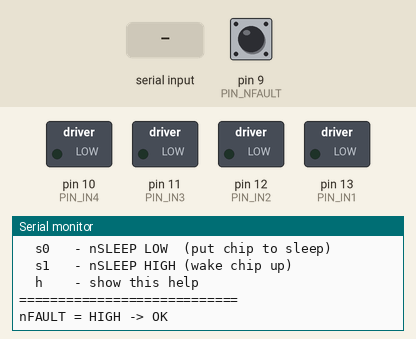
The sketch below on a simulated Arduino Uno, built with avr-gcc and run on an emulated ATmega328P. Parts: switched loads named in the sketch (green lamp = pin HIGH), the last lines printed to the serial monitor. The test bench sets the inputs (shaded band); at power-on: pin 9 (PIN_NFAULT) HIGH. Pins used as bus, display or sensor lines are not drawn.

Above: at 1.5 s.
1.6 s: "rev\n" received over Serial
At 2.5 s:
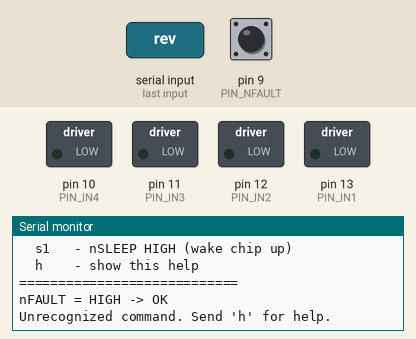
3.1 s: "x90\n" received over Serial
At 3.7 s:
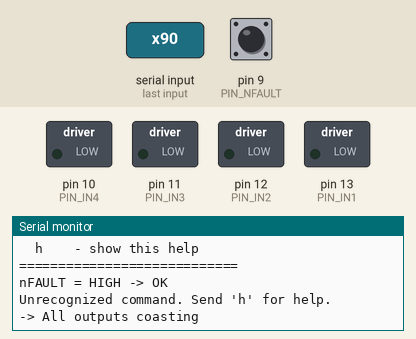
4.6 s: "a90\n" received over Serial
At 6.1 s:
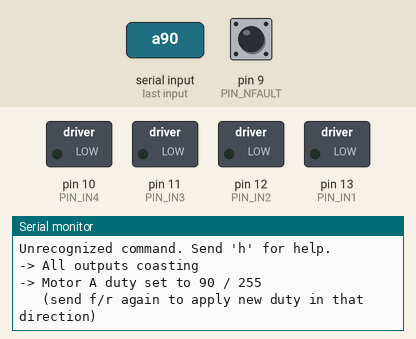

The sketch:

drv8833_motor_testing.ino
```cpp
/*
 * Controlling Car via DRV8833
 * -------------------------------------------
 *
 * Truth table per H-bridge (A: IN1/IN2/OUT1/OUT2, same for B):
 *   IN1  IN2  | OUT1  OUT2  | Function
 *   ---------------------------------
 *    0    0   |  Hi-Z  Hi-Z | Coast (outputs floating — undefined/
 *                              noisy multimeter reading is normal)
 *    1    0   |   H    L    | Forward (duty-cycle on IN1 sets speed)
 *    0    1   |   L    H    | Reverse (duty-cycle on IN2 sets speed)
 *    1    1   |   L    L    | Brake (both outputs shorted to GND —
 *                              NOT to VCC — via the low-side FETs)
 *
 * nFAULT is open-drain, so it needs a pull-up (external, or the
 * ESP32's internal pull-up as configured below) — idles HIGH,
 * drops LOW during an overcurrent/overtemp/undervoltage fault.
 */

// ---------- Pin assignments  ----------
const int PIN_IN1    = 13;
const int PIN_IN2    = 12;
const int PIN_IN3    = 11;
const int PIN_IN4    = 10;
const int PIN_NFAULT = 9;
const int PIN_SLEEP  = 8;

// ---------- PWM configuration ----------
const int PWM_FREQ_HZ   = 20000;   // 20 kHz — above audible range
const int PWM_RES_BITS  = 8;       // 0-255 duty range
const int PWM_MAX_DUTY  = (1 << PWM_RES_BITS) - 1;

// Current duty cycle remembered per motor (0-255) - higher, faster spinning
int dutyA = 255;
int dutyB = 255;

// ---------- Helpers ----------
void motorA(const char* state, int duty = -1) {
  if (duty >= 0) dutyA = constrain(duty, 0, PWM_MAX_DUTY);

  if (!strcmp(state, "fwd")) {
    analogWrite(PIN_IN1, dutyA);
    analogWrite(PIN_IN2, 0);
  } else if (!strcmp(state, "rev")) {
    analogWrite(PIN_IN1, 0);
    analogWrite(PIN_IN2, dutyA);
  } else if (!strcmp(state, "brake")) {
    // Both HIGH -> both low-side FETs on -> OUT1/OUT2 shorted to GND
    analogWrite(PIN_IN1, PWM_MAX_DUTY);
    analogWrite(PIN_IN2, PWM_MAX_DUTY);
  } else if (!strcmp(state, "coast")) {
    // Both LOW -> all FETs off -> OUT1/OUT2 floating (Hi-Z)
    analogWrite(PIN_IN1, 0);
    analogWrite(PIN_IN2, 0);
  }
}

void motorB(const char* state, int duty = -1) {
  if (duty >= 0) dutyB = constrain(duty, 0, PWM_MAX_DUTY);

  if (!strcmp(state, "fwd")) {
    analogWrite(PIN_IN3, dutyB);
    analogWrite(PIN_IN4, 0);
  } else if (!strcmp(state, "rev")) {
    analogWrite(PIN_IN3, 0);
    analogWrite(PIN_IN4, dutyB);
  } else if (!strcmp(state, "brake")) {
    // Both HIGH -> both low-side FETs on -> OUT3/OUT4 shorted to GND
    analogWrite(PIN_IN3, PWM_MAX_DUTY);
    analogWrite(PIN_IN4, PWM_MAX_DUTY);
  } else if (!strcmp(state, "coast")) {
    // Both LOW -> all FETs off -> OUT3/OUT4 floating (Hi-Z)
    analogWrite(PIN_IN3, 0);
    analogWrite(PIN_IN4, 0);
  }
}

void printHelp() {
  Serial.println();
  Serial.println(F("=== DRV8833 Test Console ==="));
  Serial.println(F("Motor A (OUT1/OUT2):"));
  Serial.println(F("  af   - forward"));
  Serial.println(F("  ar   - reverse"));
  Serial.println(F("  ab   - brake  (OUT1/OUT2 shorted to GND)"));
  Serial.println(F("  ac   - coast  (OUT1/OUT2 floating/Hi-Z)"));
  Serial.println(F("  aNNN - set Motor A duty 0-255, e.g. a128"));
  Serial.println();
  Serial.println(F("Motor B (OUT3/OUT4):"));
  Serial.println(F("  bf   - forward"));
  Serial.println(F("  br   - reverse"));
  Serial.println(F("  bb   - brake  (OUT3/OUT4 shorted to GND)"));
  Serial.println(F("  bc   - coast  (OUT3/OUT4 floating/Hi-Z)"));
  Serial.println(F("  bNNN - set Motor B duty 0-255, e.g. b064"));
  Serial.println();
  Serial.println(F("Chip control:"));
  Serial.println(F("  f    - read nFAULT pin state"));
  Serial.println(F("  s0   - nSLEEP LOW  (put chip to sleep)"));
  Serial.println(F("  s1   - nSLEEP HIGH (wake chip up)"));
  Serial.println(F("  h    - show this help"));
  Serial.println(F("============================"));
  Serial.println();
}

void printFault() {
  int v = digitalRead(PIN_NFAULT);
  Serial.print(F("nFAULT = "));
  Serial.println(v == LOW ? F("LOW  -> FAULT ACTIVE") : F("HIGH -> OK"));
}

void setup() {
  Serial.begin(115200);
  delay(300);

  pinMode(PIN_IN1, OUTPUT);
  pinMode(PIN_IN2, OUTPUT);
  pinMode(PIN_IN3, OUTPUT);
  pinMode(PIN_IN4, OUTPUT);
  pinMode(PIN_NFAULT, INPUT_PULLUP);
  pinMode(PIN_SLEEP, OUTPUT);

  // active driver
  digitalWrite(PIN_SLEEP, HIGH);

  // Start safe: both motors coasting
  motorA("coast");
  motorB("coast");

  printHelp();
  printFault();
}

void loop() {
  static char buf[16];
  static uint8_t idx = 0;

  while (Serial.available()) {
    char c = Serial.read();

    if (c == '\n' || c == '\r') {
      if (idx == 0) continue; // ignore blank lines
      buf[idx] = '\0';
      idx = 0;

      // --- Parse command ---
      if (buf[0] == 'h') {
        printHelp();
      } else if (buf[0] == 'f') {
        printFault();
      } else if (buf[0] == 's' && buf[1] == '0') {
        digitalWrite(PIN_SLEEP, LOW);
        Serial.println(F("-> nSLEEP LOW (driver sleeping, outputs disabled)"));
      } else if (buf[0] == 's' && buf[1] == '1') {
        digitalWrite(PIN_SLEEP, HIGH);
        Serial.println(F("-> nSLEEP HIGH (driver awake)"));
      } else if (buf[0] == 'x') {
        motorA("coast");
        motorB("coast");
        Serial.println(F("-> All outputs coasting"));
      } else if (buf[0] == 'a' || buf[0] == 'b') {
        char which = buf[0];
        char* rest = buf + 1;

        if (!strcmp(rest, "f")) {
          if (which == 'a') motorA("fwd"); else motorB("fwd");
          Serial.println(F("-> forward"));
        } else if (!strcmp(rest, "r")) {
          if (which == 'a') motorA("rev"); else motorB("rev");
          Serial.println(F("-> reverse"));
        } else if (!strcmp(rest, "b")) {
          if (which == 'a') motorA("brake"); else motorB("brake");
          Serial.println(F("-> brake"));
        } else if (!strcmp(rest, "c")) {
          if (which == 'a') motorA("coast"); else motorB("coast");
          Serial.println(F("-> coast"));
        } else if (isdigit((unsigned char)rest[0])) {
          int val = atoi(rest);
          val = constrain(val, 0, PWM_MAX_DUTY);
          if (which == 'a') {
            dutyA = val;
            Serial.print(F("-> Motor A duty set to "));
          } else {
            dutyB = val;
            Serial.print(F("-> Motor B duty set to "));
          }
          Serial.print(val);
          Serial.print(F(" / "));
          Serial.println(PWM_MAX_DUTY);
          Serial.println(F("   (send f/r again to apply new duty in that direction)"));
        } else {
          Serial.println(F("Unrecognized command. Send 'h' for help."));
        }
      } else {
        Serial.println(F("Unrecognized command. Send 'h' for help."));
      }
    } else if (idx < sizeof(buf) - 1) {
      buf[idx++] = c;
    }
  }
}
```

Measured:
- after the input at 1.6 s, the serial monitor: prints a new line at once (image 1)
- after the input at 3.1 s, the serial monitor: prints a new line at once (image 2)
- after the input at 4.6 s, the serial monitor: prints a new line at once (image 3)
